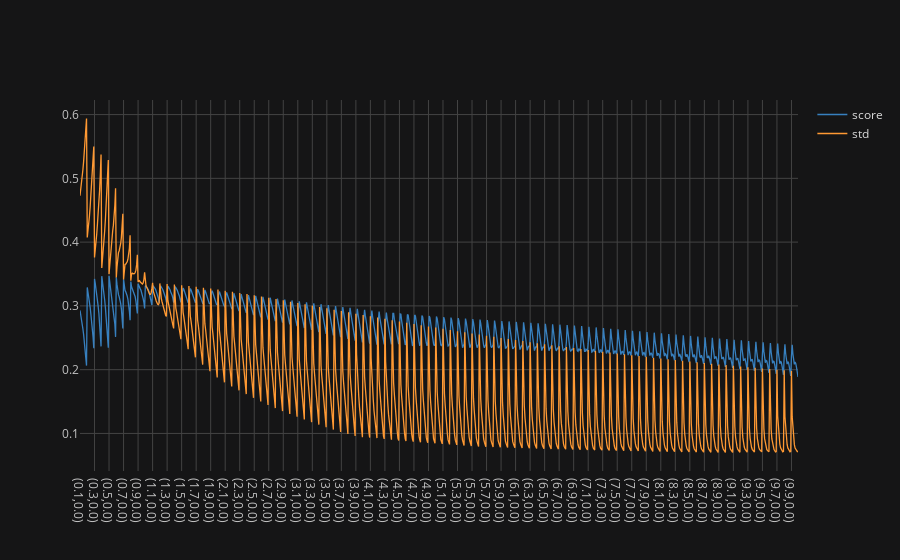

The notebook cell this image was saved under:
### Code cell
df_res.set_index(["alpha", "l1_ratio"])[["score", "std"]].iplot(theme="solar", colors=['blue', 'orange'])

### Figure 1 — Plotly figure (JSON) as saved in the notebook; plotly's stock layout.template omitted (floating-point values rounded to 4 significant figures; data arrays with more than 128 entries replaced by an {"elided": "..."} marker saying what was removed)
{"data": [{"line": {"color": "rgba(55, 128, 191, 1.0)", "dash": "solid", "shape": "linear", "width": 1.3}, "mode": "lines", "name": "score", "text": "", "type": "scatter", "x": {"elided": "990 str values"}, "y": {"elided": "990 float values"}}, {"line": {"color": "rgba(255, 153, 51, 1.0)", "dash": "solid", "shape": "linear", "width": 1.3}, "mode": "lines", "name": "std", "text": "", "type": "scatter", "x": {"elided": "990 str values"}, "y": {"elided": "990 float values"}}], "layout": {"legend": {"bgcolor": "#151516", "font": {"color": "#D9D9D9"}}, "paper_bgcolor": "#151516", "plot_bgcolor": "#151516", "title": {"font": {"color": "#D9D9D9"}}, "xaxis": {"gridcolor": "#434343", "showgrid": true, "tickfont": {"color": "#C2C2C2"}, "title": {"font": {"color": "#D9D9D9"}, "text": ""}, "zerolinecolor": "#666570"}, "yaxis": {"gridcolor": "#434343", "showgrid": true, "tickfont": {"color": "#C2C2C2"}, "title": {"font": {"color": "#D9D9D9"}, "text": ""}, "zerolinecolor": "#666570"}}}
